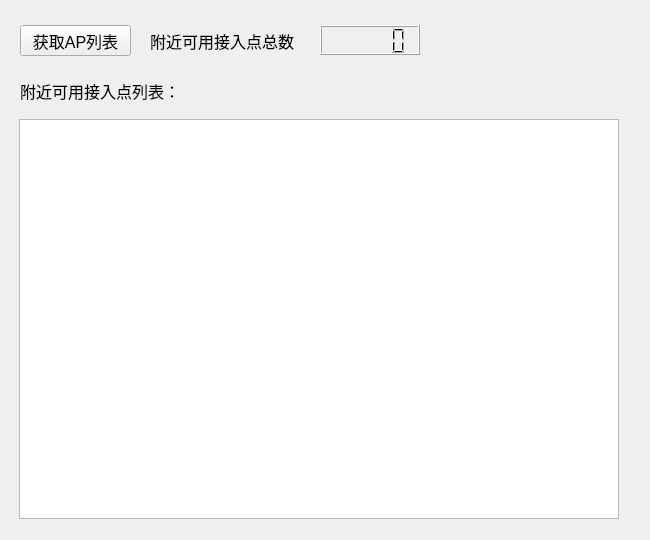
<?xml version="1.0" encoding="UTF-8"?>
<ui version="4.0">
 <class>aplist</class>
 <widget class="QWidget" name="aplist">
  <property name="geometry">
   <rect>
    <x>0</x>
    <y>0</y>
    <width>650</width>
    <height>540</height>
   </rect>
  </property>
  <property name="windowTitle">
   <string>Form</string>
  </property>
  <widget class="QPushButton" name="aplistButton">
   <property name="geometry">
    <rect>
     <x>20</x>
     <y>25</y>
     <width>111</width>
     <height>31</height>
    </rect>
   </property>
   <property name="font">
    <font>
     <pointsize>12</pointsize>
    </font>
   </property>
   <property name="text">
    <string>获取AP列表</string>
   </property>
  </widget>
  <widget class="QLabel" name="label_2">
   <property name="geometry">
    <rect>
     <x>150</x>
     <y>15</y>
     <width>150</width>
     <height>51</height>
    </rect>
   </property>
   <property name="font">
    <font>
     <pointsize>12</pointsize>
    </font>
   </property>
   <property name="text">
    <string>附近可用接入点总数：</string>
   </property>
  </widget>
  <widget class="QLabel" name="label_3">
   <property name="geometry">
    <rect>
     <x>20</x>
     <y>70</y>
     <width>261</width>
     <height>41</height>
    </rect>
   </property>
   <property name="font">
    <font>
     <pointsize>12</pointsize>
    </font>
   </property>
   <property name="text">
    <string>附近可用接入点列表：</string>
   </property>
  </widget>
  <widget class="QTableView" name="ap_table">
   <property name="geometry">
    <rect>
     <x>19</x>
     <y>119</y>
     <width>600</width>
     <height>400</height>
    </rect>
   </property>
  </widget>
  <widget class="QLCDNumber" name="ap_num">
   <property name="geometry">
    <rect>
     <x>320</x>
     <y>25</y>
     <width>100</width>
     <height>30</height>
    </rect>
   </property>
  </widget>
 </widget>
 <resources/>
 <connections/>
</ui>
